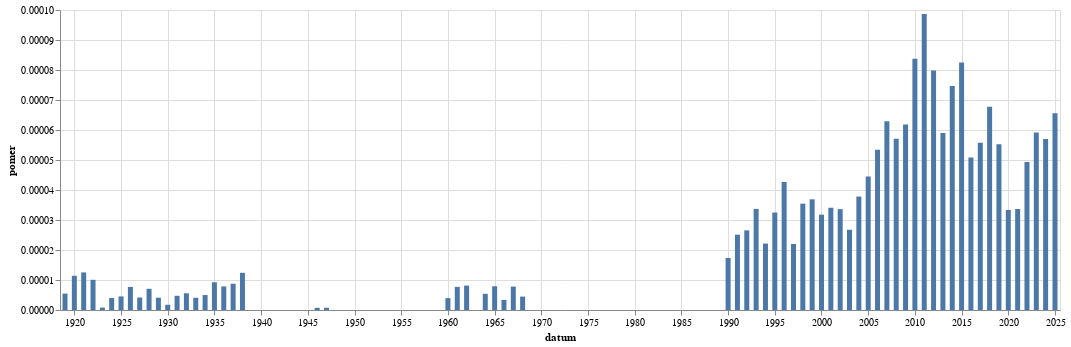

The cell this chart's notebook holds for it:
### Code cell
graf(vyvoj_poznamky("(?i)smích","smích"))

### Figure 1 — Vega-Lite specification as saved in the notebook (floating-point values rounded to 4 significant figures)
{"config": {"view": {"continuousWidth": 300, "continuousHeight": 300}}, "data": {"name": "data-7dcc147d04636c7ae746b4e576dd3bae"}, "mark": {"type": "bar"}, "encoding": {"x": {"field": "datum", "type": "temporal"}, "y": {"field": "pomer", "type": "quantitative"}}, "width": 1000, "$schema": "https://vega.github.io/schema/vega-lite/v5.8.0.json", "datasets": {"data-7dcc147d04636c7ae746b4e576dd3bae": [{"datum": "1919-01-01T00:00:00", "text": 9, "pocet_slov": 1646076, "pomer": 5.468e-06, "co": "smích"}, {"datum": "1920-01-01T00:00:00", "text": 19, "pocet_slov": 1665864, "pomer": 1.141e-05, "co": "smích"}, {"datum": "1921-01-01T00:00:00", "text": 25, "pocet_slov": 1996261, "pomer": 1.252e-05, "co": "smích"}, {"datum": "1922-01-01T00:00:00", "text": 20, "pocet_slov": 1987446, "pomer": 1.006e-05, "co": "smích"}, {"datum": "1923-01-01T00:00:00", "text": 1, "pocet_slov": 1245613, "pomer": 8.028e-07, "co": "smích"}, {"datum": "1924-01-01T00:00:00", "text": 6, "pocet_slov": 1503579, "pomer": 3.99e-06, "co": "smích"}, {"datum": "1925-01-01T00:00:00", "text": 5, "pocet_slov": 1104633, "pomer": 4.526e-06, "co": "smích"}, {"datum": "1926-01-01T00:00:00", "text": 14, "pocet_slov": 1822295, "pomer": 7.683e-06, "co": "smích"}, {"datum": "1927-01-01T00:00:00", "text": 8, "pocet_slov": 1920843, "pomer": 4.165e-06, "co": "smích"}, {"datum": "1928-01-01T00:00:00", "text": 14, "pocet_slov": 1980279, "pomer": 7.07e-06, "co": "smích"}, {"datum": "1929-01-01T00:00:00", "text": 4, "pocet_slov": 975329, "pomer": 4.101e-06, "co": "smích"}, {"datum": "1930-01-01T00:00:00", "text": 4, "pocet_slov": 2300193, "pomer": 1.739e-06, "co": "smích"}, {"datum": "1931-01-01T00:00:00", "text": 8, "pocet_slov": 1690442, "pomer": 4.732e-06, "co": "smích"}, {"datum": "1932-01-01T00:00:00", "text": 7, "pocet_slov": 1256053, "pomer": 5.573e-06, "co": "smích"}, {"datum": "1933-01-01T00:00:00", "text": 6, "pocet_slov": 1472102, "pomer": 4.076e-06, "co": "smích"}, {"datum": "1934-01-01T00:00:00", "text": 5, "pocet_slov": 1003524, "pomer": 4.982e-06, "co": "smích"}, {"datum": "1935-01-01T00:00:00", "text": 8, "pocet_slov": 865825, "pomer": 9.24e-06, "co": "smích"}, {"datum": "1936-01-01T00:00:00", "text": 9, "pocet_slov": 1144561, "pomer": 7.863e-06, "co": "smích"}, {"datum": "1937-01-01T00:00:00", "text": 8, "pocet_slov": 914355, "pomer": 8.749e-06, "co": "smích"}, {"datum": "1938-01-01T00:00:00", "text": 6, "pocet_slov": 483904, "pomer": 1.24e-05, "co": "smích"}, {"datum": "1946-01-01T00:00:00", "text": 1, "pocet_slov": 1378584, "pomer": 7.254e-07, "co": "smích"}, {"datum": "1947-01-01T00:00:00", "text": 1, "pocet_slov": 1324837, "pomer": 7.548e-07, "co": "smích"}, {"datum": "1960-01-01T00:00:00", "text": 1, "pocet_slov": 252871, "pomer": 3.955e-06, "co": "smích"}, {"datum": "1961-01-01T00:00:00", "text": 2, "pocet_slov": 259632, "pomer": 7.703e-06, "co": "smích"}, {"datum": "1962-01-01T00:00:00", "text": 1, "pocet_slov": 122929, "pomer": 8.135e-06, "co": "smích"}, {"datum": "1964-01-01T00:00:00", "text": 2, "pocet_slov": 370284, "pomer": 5.401e-06, "co": "smích"}, {"datum": "1965-01-01T00:00:00", "text": 2, "pocet_slov": 252559, "pomer": 7.919e-06, "co": "smích"}, {"datum": "1966-01-01T00:00:00", "text": 1, "pocet_slov": 295748, "pomer": 3.381e-06, "co": "smích"}, {"datum": "1967-01-01T00:00:00", "text": 2, "pocet_slov": 256157, "pomer": 7.808e-06, "co": "smích"}, {"datum": "1968-01-01T00:00:00", "text": 3, "pocet_slov": 671842, "pomer": 4.465e-06, "co": "smích"}, {"datum": "1990-01-01T00:00:00", "text": 15, "pocet_slov": 864724, "pomer": 1.735e-05, "co": "smích"}, {"datum": "1991-01-01T00:00:00", "text": 36, "pocet_slov": 1433946, "pomer": 2.511e-05, "co": "smích"}, {"datum": "1992-01-01T00:00:00", "text": 33, "pocet_slov": 1243403, "pomer": 2.654e-05, "co": "smích"}, {"datum": "1993-01-01T00:00:00", "text": 38, "pocet_slov": 1127738, "pomer": 3.37e-05, "co": "smích"}, {"datum": "1994-01-01T00:00:00", "text": 21, "pocet_slov": 948442, "pomer": 2.214e-05, "co": "smích"}, {"datum": "1995-01-01T00:00:00", "text": 37, "pocet_slov": 1138706, "pomer": 3.249e-05, "co": "smích"}, {"datum": "1996-01-01T00:00:00", "text": 53, "pocet_slov": 1241412, "pomer": 4.269e-05, "co": "smích"}, {"datum": "1997-01-01T00:00:00", "text": 48, "pocet_slov": 2180302, "pomer": 2.202e-05, "co": "smích"}, {"datum": "1998-01-01T00:00:00", "text": 54, "pocet_slov": 1523146, "pomer": 3.545e-05, "co": "smích"}, {"datum": "1999-01-01T00:00:00", "text": 91, "pocet_slov": 2466687, "pomer": 3.689e-05, "co": "smích"}, {"datum": "2000-01-01T00:00:00", "text": 79, "pocet_slov": 2486033, "pomer": 3.178e-05, "co": "smích"}, {"datum": "2001-01-01T00:00:00", "text": 84, "pocet_slov": 2464089, "pomer": 3.409e-05, "co": "smích"}, {"datum": "2002-01-01T00:00:00", "text": 65, "pocet_slov": 1933522, "pomer": 3.362e-05, "co": "smích"}, {"datum": "2003-01-01T00:00:00", "text": 69, "pocet_slov": 2579919, "pomer": 2.675e-05, "co": "smích"}, {"datum": "2004-01-01T00:00:00", "text": 89, "pocet_slov": 2353526, "pomer": 3.782e-05, "co": "smích"}, {"datum": "2005-01-01T00:00:00", "text": 115, "pocet_slov": 2584657, "pomer": 4.449e-05, "co": "smích"}, {"datum": "2006-01-01T00:00:00", "text": 83, "pocet_slov": 1553743, "pomer": 5.342e-05, "co": "smích"}, {"datum": "2007-01-01T00:00:00", "text": 115, "pocet_slov": 1827981, "pomer": 6.291e-05, "co": "smích"}, {"datum": "2008-01-01T00:00:00", "text": 102, "pocet_slov": 1787996, "pomer": 5.705e-05, "co": "smích"}, {"datum": "2009-01-01T00:00:00", "text": 131, "pocet_slov": 2117438, "pomer": 6.187e-05, "co": "smích"}, {"datum": "2010-01-01T00:00:00", "text": 144, "pocet_slov": 1719280, "pomer": 8.376e-05, "co": "smích"}, {"datum": "2011-01-01T00:00:00", "text": 248, "pocet_slov": 2513768, "pomer": 9.866e-05, "co": "smích"}, {"datum": "2012-01-01T00:00:00", "text": 172, "pocet_slov": 2154889, "pomer": 7.982e-05, "co": "smích"}, {"datum": "2013-01-01T00:00:00", "text": 74, "pocet_slov": 1254044, "pomer": 5.901e-05, "co": "smích"}, {"datum": "2014-01-01T00:00:00", "text": 209, "pocet_slov": 2798380, "pomer": 7.469e-05, "co": "smích"}, {"datum": "2015-01-01T00:00:00", "text": 238, "pocet_slov": 2883872, "pomer": 8.253e-05, "co": "smích"}, {"datum": "2016-01-01T00:00:00", "text": 157, "pocet_slov": 3089201, "pomer": 5.082e-05, "co": "smích"}, {"datum": "2017-01-01T00:00:00", "text": 139, "pocet_slov": 2494601, "pomer": 5.572e-05, "co": "smích"}, {"datum": "2018-01-01T00:00:00", "text": 200, "pocet_slov": 2950787, "pomer": 6.778e-05, "co": "smích"}, {"datum": "2019-01-01T00:00:00", "text": 187, "pocet_slov": 3386383, "pomer": 5.522e-05, "co": "smích"}, {"datum": "2020-01-01T00:00:00", "text": 121, "pocet_slov": 3628531, "pomer": 3.335e-05, "co": "smích"}, {"datum": "2021-01-01T00:00:00", "text": 102, "pocet_slov": 3029217, "pomer": 3.367e-05, "co": "smích"}, {"datum": "2022-01-01T00:00:00", "text": 205, "pocet_slov": 4157177, "pomer": 4.931e-05, "co": "smích"}, {"datum": "2023-01-01T00:00:00", "text": 269, "pocet_slov": 4543956, "pomer": 5.92e-05, "co": "smích"}, {"datum": "2024-01-01T00:00:00", "text": 255, "pocet_slov": 4476719, "pomer": 5.696e-05, "co": "smích"}, {"datum": "2025-01-01T00:00:00", "text": 149, "pocet_slov": 2271267, "pomer": 6.56e-05, "co": "smích"}]}}
